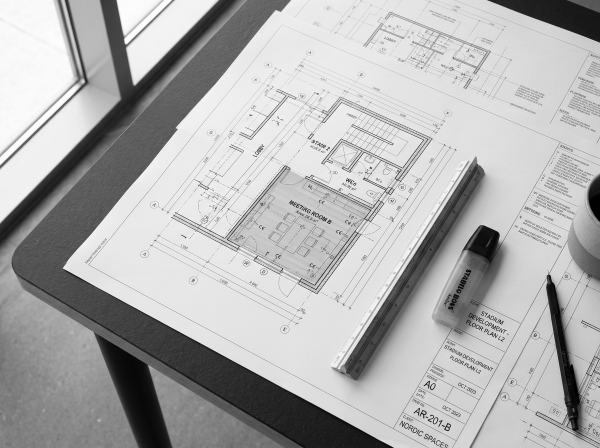
#> input picture design/gigi/src/assets/images/drawing_proof_lens_1794687950946.jpg, 1200 x 896 px (shown at 1/2 size)
$ python scan_rooms_check.py ../design/gigi/src/assets/images/drawing_proof_lens_1794687950946.jpg out.png
#> lines starting #> are read from the running program, lines starting #| are printed output that depends on the picture
### engine/scan_plan.py
"""W3: walls and rooms from a scanned / raster floor plan (no model, OpenCV only).

walls: thick dark strokes (cut walls) kept by a morphological opening that removes text, hatching, furniture and thin
       lines; split into horizontal / vertical runs -> centre line + thickness; anything else -> footprint polygon.
rooms: free space between all drawn lines (walls, door leaves and swing arcs close the openings), as polygons;
       pieces touching the image border or too small are dropped.
Coordinates returned in pixels of the original image (x right, y down); the caller converts with a scale.
Deskew: the plan is rotated (search +-2 deg) so walls are axis-aligned; results are mapped back to the original image."""
import math

def _load(image_bytes):
    import cv2, numpy as np
    im = cv2.imdecode(np.frombuffer(image_bytes, np.uint8), cv2.IMREAD_GRAYSCALE)
    return im

def deskew(im):
    import cv2, numpy as np
    H, W = im.shape
    b0 = (im < 120).astype(np.uint8)
    small = cv2.resize(cv2.morphologyEx(b0, cv2.MORPH_OPEN, np.ones((5, 5), np.uint8)).astype(np.float32), None, fx=0.25, fy=0.25)
    h2, w2 = small.shape; best = (0, 0.0)
    for a in np.arange(-2, 2.01, 0.05):
        R = cv2.warpAffine(small, cv2.getRotationMatrix2D((w2 / 2, h2 / 2), a, 1), (w2, h2))
        sc = R.sum(1).var() + R.sum(0).var()
        if sc > best[0]: best = (sc, float(a))
    M = cv2.getRotationMatrix2D((W / 2, H / 2), best[1], 1)
    return cv2.warpAffine(im, M, (W, H), borderValue=255), M, cv2.invertAffineTransform(M), best[1]

def _back(Mi, pts):
    return [[round(Mi[0][0] * x + Mi[0][1] * y + Mi[0][2], 1), round(Mi[1][0] * x + Mi[1][1] * y + Mi[1][2], 1)] for x, y in pts]

def analyse(image_bytes, dark=120, line=170):
    """-> {"angle_deg", "wall_px", "walls": [{points, thickness_px, footprint}], "rooms": [{polygon, area_px, label_px}], "size"}"""
#> called with dark = 120, line = 170
    import cv2, numpy as np
    im0 = _load(image_bytes)
#> in _load, im is the input picture: shape (896, 1200); min 0, max 255, mean 175.9
    if im0 is None: return None
    H0, W0 = im0.shape; up = 1.0
    if max(H0, W0) < 3000:                       # low-resolution exports: trace at ~4500 px, report in original pixels
        up = 4500 / max(H0, W0); im0 = cv2.resize(im0, None, fx=up, fy=up, interpolation=cv2.INTER_CUBIC)
    im, M, Mi, ang = deskew(im0); H, W = im.shape
#> the loop in deskew, `for a in np.arange(-2, 2.01, 0.05):` made 81 passes
#> (sc, best) on pass 1: (16649.3, (16649.3, -2))
#> in deskew, `M = cv2.getRotationMatrix2D((W / 2, H / 2), best[1], 1)`: M = [[0.999, -0.0349, 60], [0.0349, 0.999, -77.5]]
#> after `im, M, Mi, ang = deskew(im0)`: M = [[0.999, -0.0349, 60], [0.0349, 0.999, -77.5]]; Mi = [[0.999, 0.0349, -57.26], [-0.0349, 0.999, 79.55]]; ang = -2
    b = (im < dark).astype(np.uint8)
    k = max(3, int(round(max(H, W) / 1000)))                      # thinnest wall ~ 3-5 px at ~4800 px per sheet
    thick = cv2.morphologyEx(b, cv2.MORPH_OPEN, np.ones((k + 1, k + 1), np.uint8))
    # drop thick blobs that are not wall-like (title block logos, filled triangles): need a long side >= 6 k
    n, lab, st, _ = cv2.connectedComponentsWithStats(thick, 8)
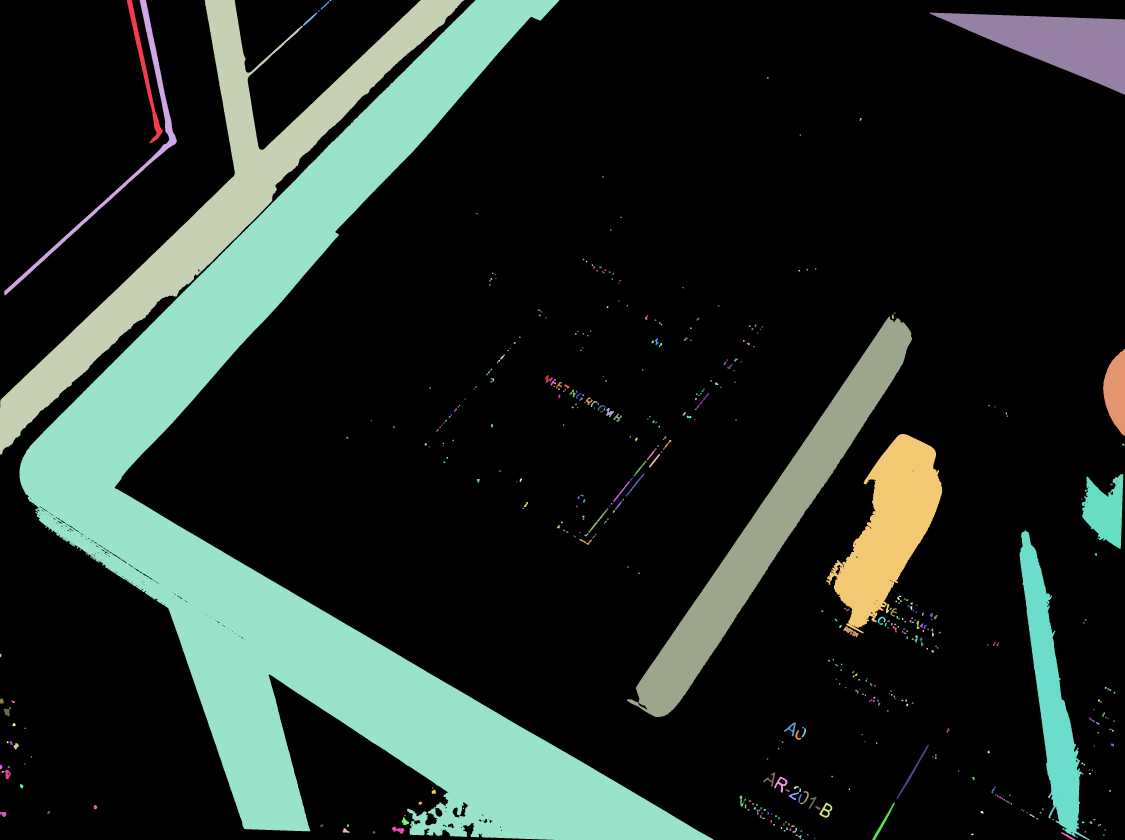
#> lab: shape (3360, 4500) int32 (shown at 1/4 size); 496 distinct labels, from 0 to 495; one colour per label, 0 black
#> n = 496; st = 496 rows, first 6: [0, 0, 4500, 3360, 11926335], [508, 0, 142, 573, 10407], [17, 0, 690, 1181, 26693], [0, 0, 1857, 1818, 441878], [1319, 0, 6, 4, 23], [78, 0, 2775, 3360, 1908666]
    keep = np.zeros(n, bool)
    for i in range(1, n):
        if max(st[i, 2], st[i, 3]) >= 6 * k: keep[i] = True
    thick = keep[lab].astype(np.uint8)
    dt = cv2.distanceTransform(thick, cv2.DIST_L2, 3)
    wall_px = float(np.percentile(dt[dt > 0], 90) * 2) if (dt > 0).any() else None
#> wall_px = 244.1
    walls = []
    L = max(8, int(3 * (wall_px or k)))
#> L = 732
    for kind, ker in (("h", np.ones((1, L), np.uint8)), ("v", np.ones((L, 1), np.uint8))):
        runs = cv2.morphologyEx(thick, cv2.MORPH_OPEN, ker)
        n2, lab2, st2, _ = cv2.connectedComponentsWithStats(runs, 8)
        for i in range(1, n2):
            x, y, w, h = st2[i, :4]
            if kind == "h": a, c, t = (x, y + h / 2), (x + w, y + h / 2), h
            else: a, c, t = (x + w / 2, y), (x + w / 2, y + h), w
            if t > 3 * (wall_px or 1e9): continue                    # solid blocks, not walls
            fp = [(x, y), (x + w, y), (x + w, y + h), (x, y + h)]
            walls.append({"axis": kind, "points": _back(Mi, [a, c]), "thickness_px": float(t), "footprint": _back(Mi, fp)})
#> this loop made 2 passes
#> n2 on passes 1 to 2: 12, 20
#> pass 1, in analyse, `n2, lab2, st2, _ = cv2.connectedComponentsWithStats(runs, 8)`:
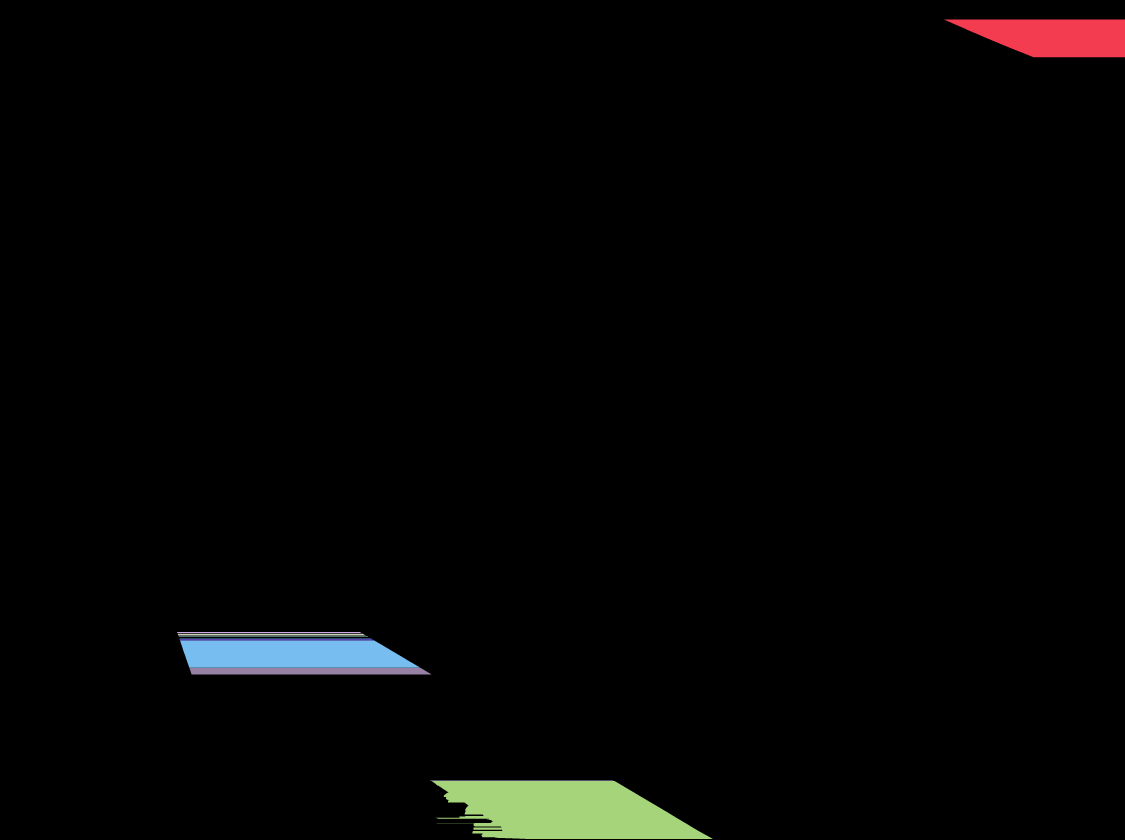
#> lab2: shape (3360, 4500) int32 (shown at 1/4 size); 12 distinct labels, from 0 to 11; one colour per label, 0 black
#> after the loop, walls = 30 items
    # rooms: everything drawn (thin lines too) is a barrier; furniture greys above `line` are ignored
    ad = cv2.adaptiveThreshold(im, 1, cv2.ADAPTIVE_THRESH_MEAN_C, cv2.THRESH_BINARY_INV, 31, 15)
    # seal door / window openings: join collinear wall pieces across gaps up to ~5 wall thicknesses (a door leaf width)
    G = max(10, int(5 * (wall_px or k)))
#> G = 1220
    # close only along each run's own direction: horizontal runs across horizontal gaps, vertical runs across vertical
    # gaps (closing the whole mask would also fill the space between two parallel walls closer than G)
    hr = cv2.morphologyEx(thick, cv2.MORPH_OPEN, np.ones((1, L), np.uint8)); vr = cv2.morphologyEx(thick, cv2.MORPH_OPEN, np.ones((L, 1), np.uint8))
    seal = thick | cv2.morphologyEx(hr, cv2.MORPH_CLOSE, np.ones((1, G), np.uint8)) | cv2.morphologyEx(vr, cv2.MORPH_CLOSE, np.ones((G, 1), np.uint8))
    bar = ((im < line) | (ad > 0) & (im < 200)).astype(np.uint8) | seal
    bar = cv2.dilate(bar, np.ones((3, 3), np.uint8))
    n3, lab3, st3, cen = cv2.connectedComponentsWithStats(1 - bar, 4)
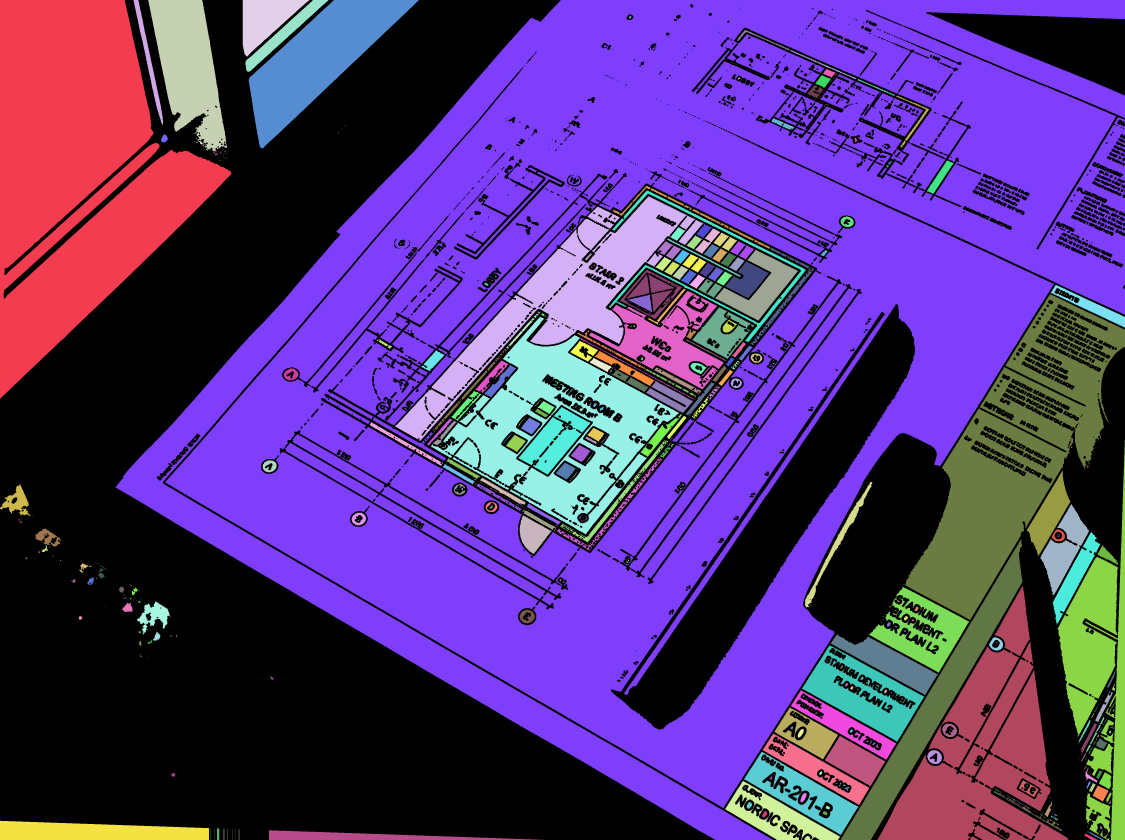
#> lab3: shape (3360, 4500) int32 (shown at 1/4 size); 1098 distinct labels, from 0 to 1097; one colour per label, 0 black
#> n3 = 1098; st3 = 1098 rows, first 6: [0, 0, 4500, 3360, 5846994], [0, 0, 926, 1599, 809562], [534, 0, 119, 499, 8757], [593, 0, 315, 611, 111288], [971, 0, 266, 226, 31484], [982, 0, 332, 287, 16680]; cen = 1098 pairs, first value 15.67 to 4491, second value 68.94 to 3358.6
    border = set(lab3[0, :]) | set(lab3[-1, :]) | set(lab3[:, 0]) | set(lab3[:, -1])
#> border = 29 items
    rooms = []
    min_area = (3 * (wall_px or k)) ** 2                          # ~1 m2 at a typical wall thickness
#> min_area = 536143.8
    big = 0.25 * H * W                                            # the space around the building, inside the sheet frame
    for i in range(1, n3):
        if i in border or st3[i, cv2.CC_STAT_AREA] < min_area or st3[i, cv2.CC_STAT_AREA] > big: continue
        m = (lab3[st3[i, 1]:st3[i, 1] + st3[i, 3], st3[i, 0]:st3[i, 0] + st3[i, 2]] == i).astype(np.uint8)
        cs, _ = cv2.findContours(m, cv2.RETR_EXTERNAL, cv2.CHAIN_APPROX_SIMPLE)
        c = max(cs, key=cv2.contourArea)
        poly = cv2.approxPolyDP(c, max(2.0, 0.6 * (wall_px or k)), True).reshape(-1, 2) + [st3[i, 0], st3[i, 1]]
        # area of the outer outline (furniture drawn inside a room cuts holes in the free space: they belong to the room),
        # grown by the 1 px barrier dilation on every side
        area = cv2.contourArea(c) + cv2.arcLength(c, True) * 1.5
        rooms.append({"polygon": _back(Mi, poly.tolist()), "area_px": int(area), "free_px": int(st3[i, cv2.CC_STAT_AREA]),
                      "label_px": _back(Mi, [cen[i]])[0], "bbox_px": [int(v) for v in st3[i, :4]]})
#> after the loop, rooms = []
    if up != 1.0:
        sc = lambda P: [[round(x / up, 1), round(y / up, 1)] for x, y in P]
        for w in walls: w["points"] = sc(w["points"]); w["footprint"] = sc(w["footprint"]); w["thickness_px"] /= up
#> this loop made 30 passes
        for r in rooms:
            r["polygon"] = sc(r["polygon"]); r["label_px"] = [r["label_px"][0] / up, r["label_px"][1] / up]
            r["area_px"] = int(r["area_px"] / up / up); r["free_px"] = int(r["free_px"] / up / up)
            r["bbox_px"] = [int(v / up) for v in r["bbox_px"]]
#> this loop made 0 passes
        W, H = W0, H0; wall_px = wall_px / up if wall_px else wall_px
#> after `wall_px = wall_px / up if wall_px else wall_px`: wall_px = 65.09
    return {"angle_deg": ang, "wall_px": wall_px, "kernel_px": k, "size": [W, H], "walls": walls, "rooms": rooms, "upscaled": round(up, 2)}

# [10 lines left out: function scale_from_ratio, not called in this run]

### engine/sheet.py
"""Vector understanding of one drawing sheet (a PDF page with real vector geometry and a text layer).

What it extracts, all with page coordinates so every answer can point at its evidence:
  - text, including rotated text (vertical dimension strings are read the right way round),
  - the drawing scale (1:50, 1:200, 1/4" = 1'-0", 1" = 40'-0") -> metres per PDF point,
  - dimension strings (mm numbers, feet-inches) and equipment / pipe-support tags (PS-12, FP-3, CV-1, FSCV-6 ...),
  - repeated small filled marks (e.g. "large filled dots on piping indicate pipe support locations"),
  - door leaves: quarter-circle swing arcs of a door-sized radius (0.6-1.4 m at the sheet scale), and double
    doors (two leaves whose hinges are about two leaf widths apart).

sheet.answer() lets a language model pick ONE operation over these facts; this module does the counting and the
arithmetic, so numbers are never made up by the model. Needs pdfplumber + numpy."""
import os, re, json, math, hashlib, collections

CACHE = os.path.join(os.environ.get("JUNCTION_CACHE", os.path.expanduser("~/.cache/junction-engine")), "sheet")
TAG = re.compile(r"^([A-Z]{1,5})-(\d{1,3}[A-Z]?)$")
INCH_PER_PT = 1 / 72

# ----------------------------------------------------------------------------------------------------------- text
# [37 lines left out: functions _words, _lines_of_text, _blocks, not called in this run]

# ---------------------------------------------------------------------------------------------------------- scale
SCALE_PATTERNS = [
    (re.compile(r"1\s*:\s*(\d{1,4})\b"), lambda m: 0.0254 * INCH_PER_PT * float(m.group(1))),
    (re.compile(r"(\d+(?:/\d+)?)\s*\"\s*=\s*(\d+)\s*'\s*-?\s*(\d+)?\s*\"?"),
     lambda m: (float(m.group(2)) + float(m.group(3) or 0) / 12) * 0.3048 / (eval_frac(m.group(1)) * 72)),
]
def eval_frac(s):
    a, _, b = s.partition("/"); return float(a) / float(b) if b else float(a)

# [11 lines left out: function scale_of, not called in this run]

FTIN = re.compile(r"^(\d+)'-?(\d+(?:\s?\d/\d)?)?\"?$")
# [53 lines left out: functions dim_value, _fit_circle, door_leaves, not called in this run]

BLACK = {"0", "0.0", "(0,)", "[0]", "(0.0,)", "[0.0]", "(0, 0, 0)", "[0, 0, 0]", "(0.0, 0.0, 0.0)", "[0.0, 0.0, 0.0]"}

# [98 lines left out: functions windows, rooms, filled_marks, not called in this run]

# ---------------------------------------------------------------------------------------------------------- facts
def load(pdf_path, page=0):
    """-> facts dict for one page (cached). A sidecar '<pdf>.p<N>.facts.json' (written by tools/sheet_facts.py on a
    machine with pdfplumber) is used as is, so the model step also runs where pdfplumber is missing."""
    side = f"{pdf_path}.p{page + 1}.facts.json"
    if os.path.exists(side): return json.load(open(side))
    st = os.stat(pdf_path)
    key = hashlib.md5(f"{os.path.abspath(pdf_path)}|{st.st_size}|{st.st_mtime}|{page}|v13".encode()).hexdigest()
    cp = os.path.join(CACHE, key + ".json")
    if os.path.exists(cp): return json.load(open(cp))
    import pdfplumber
    with pdfplumber.open(pdf_path) as pdf:
        pg = pdf.pages[page]
        words = _words(pg); lines = _lines_of_text(words); blocks = _blocks(lines)
        text = "\n".join(L["t"] for L in lines)
        mpp, scale_text = scale_of(text)
        tags = collections.defaultdict(list)
        for w in words:
            m = TAG.match(w["t"])
            if m: tags[m.group(1)].append({"tag": w["t"], "box": w["box"]})
        dims = []
        for w in words:
            v = dim_value(w["t"])
            if v: dims.append({"id": f"d{len(dims)}", "text": w["t"], "value": v[0], "unit": v[1], "box": w["box"],
                               "vertical": w["vertical"]})
        leaves, sets = door_leaves(pg, mpp)
        marks = filled_marks(pg); wins = windows(pg, mpp)
        img_area = sum(max(0, (min(i["x1"], pg.width) - max(i["x0"], 0))) * max(0, (min(i["bottom"], pg.height) - max(i["top"], 0)))
                       for i in pg.images)
        facts = {"file": os.path.basename(pdf_path), "page": page, "size": [pg.width, pg.height],
                 "raster_frac": round(min(1.0, img_area / (pg.width * pg.height)), 3),
                 "scale": {"text": scale_text, "m_per_pt": mpp},
                 "lines": [{"id": f"t{i}", **L} for i, L in enumerate(lines)],
                 "labels": [{"t": B["t"], "box": B["box"]} for B in blocks],
                 "tags": {k: v for k, v in sorted(tags.items())}, "dims": dims,
                 "door_leaves": leaves, "doorsets": sets, "windows": wins, "filled_marks": marks}
    try: facts["rooms"] = rooms(pdf_path, page, facts)
    except Exception as e: facts["rooms"] = []; facts["rooms_error"] = repr(e)[:200]
    os.makedirs(CACHE, exist_ok=True); json.dump(facts, open(cp, "w"))
    return facts

# [28 lines left out: function summary, not called in this run]

PROMPT = """You answer a question about one construction drawing sheet using ONLY the extracted facts below
(text lines, tags, filled-mark groups, door swing arcs, dimension strings). Every fact has an id.
Never count or do arithmetic yourself: choose ONE operation and the code computes it.
Return JSON only:
{"op": "count_tags" | "count_marks" | "count_doors" | "count_windows" | "count_labels" | "rooms" | "expr" | "lookup" | "schedule" | "vision" | "none",
 "label": "<count_labels: exact label text from TEXT LABELS, e.g. Secondary Classroom>",
 "rooms": ["<rooms: room ids r0, r1 ... to use>"], "field": "area_m2" | "perimeter_m" | "baseboard_m",
 "prefix": "<count_tags: tag prefix, e.g. FP>", "distinct": true,
 "mark_group": "<count_marks: m0, m1 ...>",
 "doors": "leaves" (default: every door leaf, a double door = 2) | "doorsets" (only if the question explicitly says door sets / doorways),
 "expr": "<expr: arithmetic over dimension ids, e.g. (d12*d40)/1e6 + d3*d7/1e6>",
 "unit": "<unit of the answer>",
 "cite": ["<ids of text lines / dims used>"],
 "answer": "<your answer as the question expects it>",
 "reason": "<one sentence: which facts and why>"}
Common tag abbreviations on mechanical / fuel sheets: FP fuel pump, CV check valve, FSI filter separator (issue),
FSR filter separator (receipt), FSCV filter separator control valve, PS pipe support, PG pressure gauge, MAV manual
air vent, PIT pressure indicating transmitter, DPT differential pressure transmitter, BPCV back pressure control valve.
A question may need the sum of two tag prefixes (e.g. filter separators = FSI + FSR): then use "prefix": "FSI,FSR".
Rules: count_tags counts distinct tags with that prefix (distinct=false: label instances). count_marks counts a
filled-mark group; use it when a note on the sheet says what those marks mean (cite the note). count_doors uses the
door swing arcs (doorsets: a double door = 1; leaves: a double door = 2). count_windows uses the window symbols
found in the walls (if 0, the sheet draws windows differently: use vision). count_labels counts text labels equal to
the given text (case-insensitive), e.g. rooms by name. rooms sums a field over the listed ROOMS (floor area,
perimeter, baseboard length); pick every room the question means (e.g. all rooms named Group Room); a room whose label contains ' + ' is a region
holding several rooms: leave it out unless the question asks for all of them. expr evaluates numbers from DIMENSIONS (mm values stay mm; divide by 1e6 for m2). lookup = a value
written in a text line (answer = that text). Use "schedule" when the answer is in a table / schedule /
area summary on the sheet that needs adding or selecting rows. Use "vision" if the answer needs looking at the drawing (e.g. windows,
regions with no dimension strings); "none" if the sheet does not contain it.

QUESTION: {q}

{facts}"""

# [151 lines left out: functions _safe_expr, compute, find_page, _render, answer, not called in this run]

### tools/scan_rooms_check.py
"""I1 offline check: measure named rooms on the school scan with room labels taken from the vector sheet (mapped onto
the scan) instead of the vision model, so this checks outline + scale + baseboard logic; the label reading itself is
checked with tools/scan_rooms_run.py (needs GEMINI_API_KEY). Scale: printed 1:200 on A2 (what the model read)."""
import sys, os, json, collections
sys.path.insert(0, os.path.dirname(os.path.dirname(os.path.abspath(__file__))))
from engine import scan_plan, scan_rooms, sheet
ROOT = os.path.dirname(os.path.dirname(os.path.abspath(__file__)))
SCAN = sys.argv[1] if len(sys.argv) > 1 else os.path.join(ROOT, "eval/scans_synth/school_L00_scan.jpg")
PDF = os.path.join(ROOT, "eval/sheets/uk_dfe_sen-dfe-xx-00-d-x-0201-special_school_plan_level_00-a-c01_p001.pdf")
img = open(SCAN, "rb").read(); A = scan_plan.analyse(img); W, H = A["size"]
#> after `A = scan_plan.analyse(img)`: A = 7 items
#> after `W, H = A['size']`: W = 1200; H = 896
f = sheet.load(PDF, 0); vec = f.get("rooms") or []
#> (the run stopped early here; a loop or call above may not have finished)
